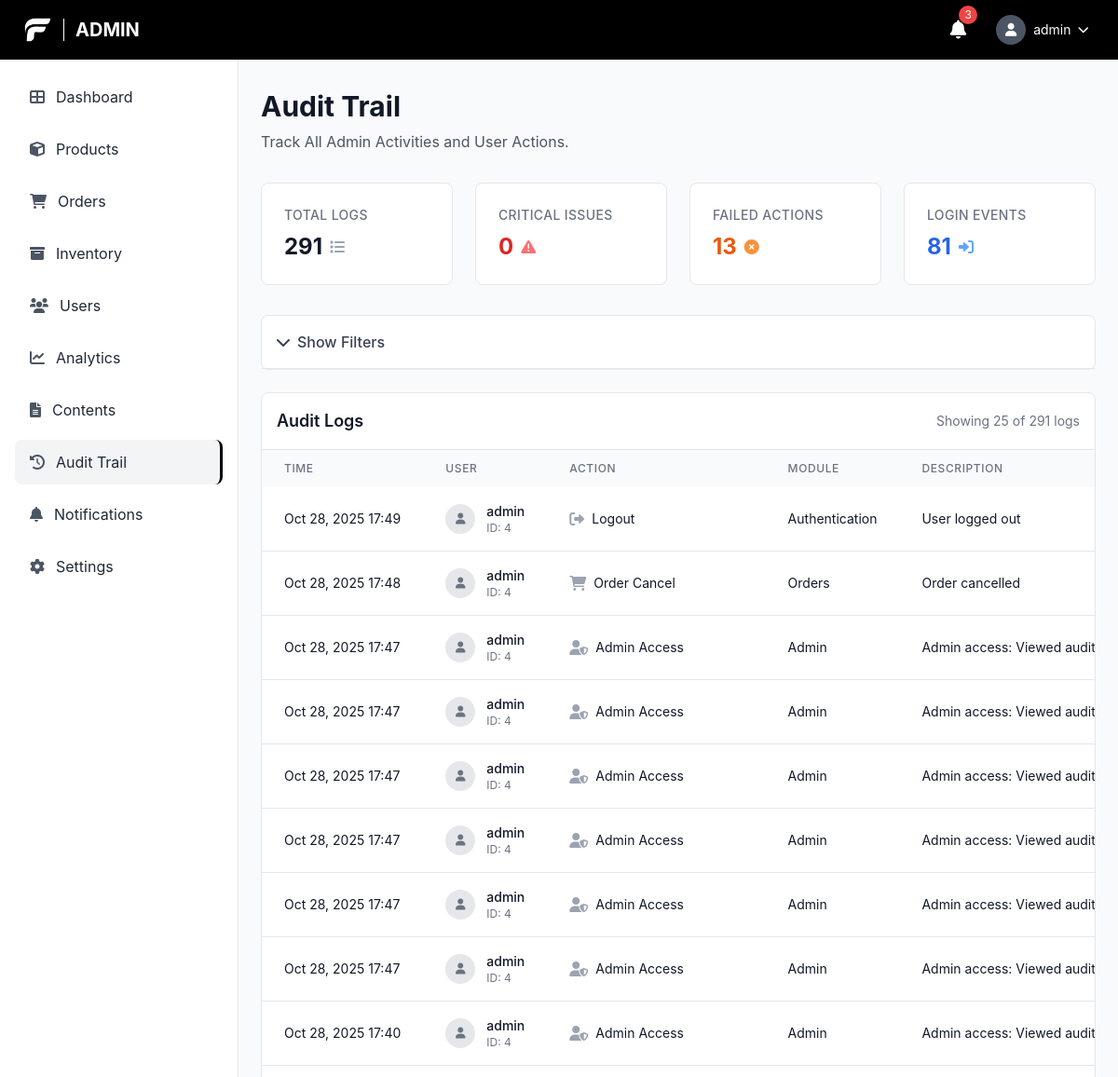
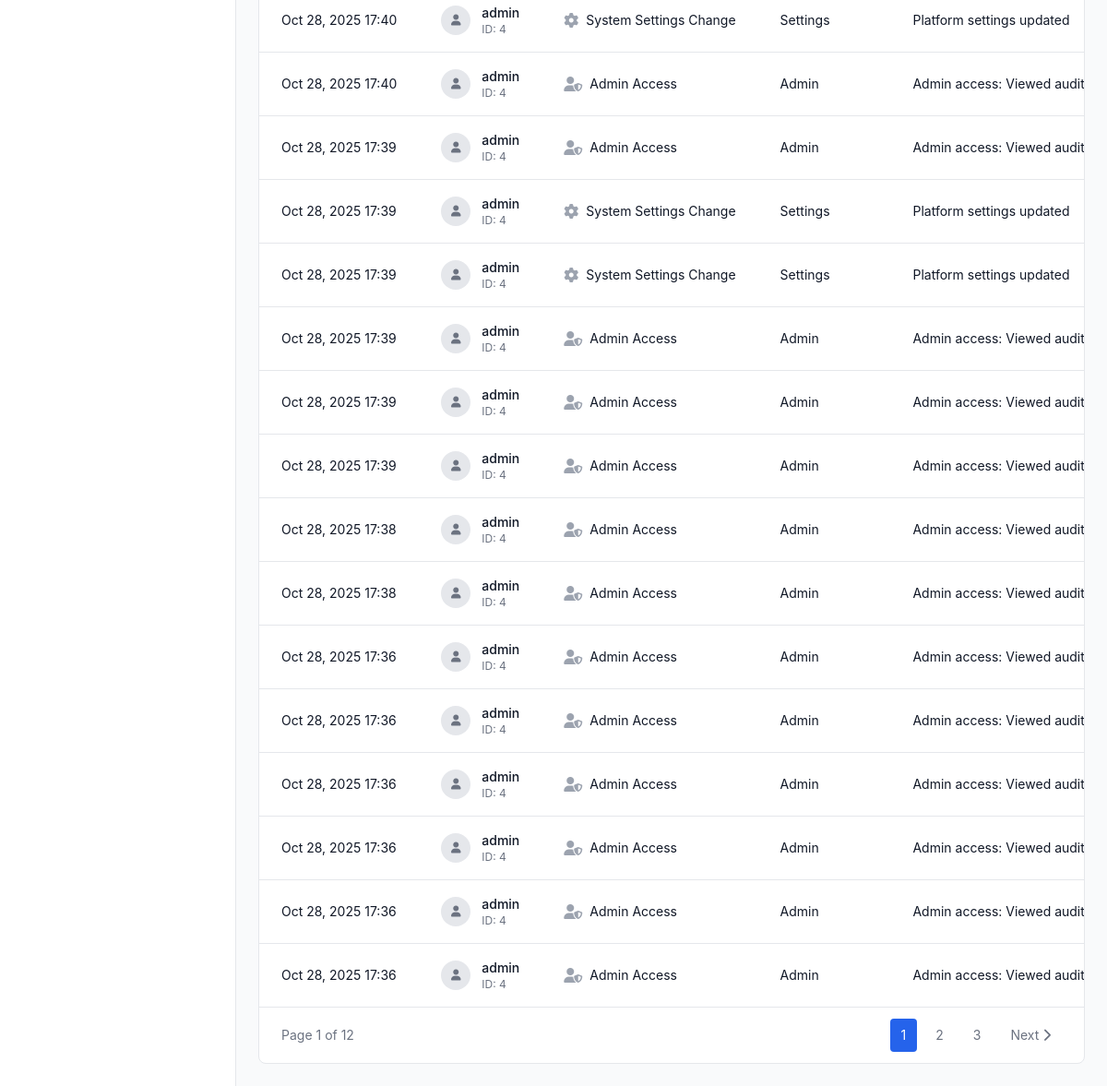
/admin/audit_logs.php (signed in), run on the app's committed database (2 pictures, top to bottom).
### tables this page shows
CREATE TABLE `audit_logs` (
  `audit_id` bigint(20) UNSIGNED NOT NULL,
  `user_id` bigint(20) UNSIGNED DEFAULT NULL COMMENT 'ID of the user who performed the action',
  `username` varchar(100) DEFAULT NULL COMMENT 'Username for quick reference',
  `action_type` enum('login_success','login_failed','logout','password_change','password_reset_request','password_reset_complete','profile_update','user_create','user_update','user_delete','user_status_change','product_create','product_update','product_delete','product_status_change','inventory_adjustment','order_create','order_update','order_status_change','order_cancel','order_refund','payment_process','payment_refund','promo_create','promo_update','promo_delete','promo_status_change','category_create','category_update','category_delete','subcategory_create','subcategory_update','subcategory_delete','shipping_fee_update','system_settings_change','admin_access','data_export','data_import','content_create','content_update','content_delete','content_archive','content_publish','other') NOT NULL COMMENT 'Type of action performed',
  `module` varchar(50) NOT NULL COMMENT 'Module/feature where action occurred (e.g., users, products, orders)',
  `description` text NOT NULL COMMENT 'Detailed description of the action',
  `old_values` longtext DEFAULT NULL COMMENT 'JSON of old values before change',
  `new_values` longtext DEFAULT NULL COMMENT 'JSON of new values after change',
  `ip_address` varchar(45) DEFAULT NULL COMMENT 'IP address of the user',
  `user_agent` text DEFAULT NULL COMMENT 'User agent string',
  `reference_id` bigint(20) UNSIGNED DEFAULT NULL COMMENT 'ID of the record being modified (e.g., product_id, order_id)',
  `reference_type` varchar(50) DEFAULT NULL COMMENT 'Type of reference (e.g., product, order, user)',
  `severity` enum('low','medium','high','critical') NOT NULL DEFAULT 'low' COMMENT 'Severity level of the action',
  `status` enum('success','failed','warning') NOT NULL DEFAULT 'success' COMMENT 'Status of the action',
  `created_at` timestamp NOT NULL DEFAULT current_timestamp()
);

### admin/audit_logs.php (the view, shortened to what the rows shown need)
<?php
require_once '../config/database.php';
require_once '../config/audit_logger.php';
$auditLogger = new AuditLogger();
$auditLogger->logAdminAccess('Viewed audit logs', 'Accessed audit trail page');
$filters = [
    'user_id' => $_GET['user_id'] ?? '',
    'action_type' => $_GET['action_type'] ?? '',
    'module' => $_GET['module'] ?? '',
    'severity' => $_GET['severity'] ?? '',
    'date_from' => $_GET['date_from'] ?? '',
    'date_to' => $_GET['date_to'] ?? '',
    'search' => $_GET['search'] ?? ''
];
$filters = array_filter($filters, function($value) {
    return $value !== '';
});
$page = max(1, (int)($_GET['page'] ?? 1));
$limit = 25;
$offset = ($page - 1) * $limit;
$logs = $auditLogger->getLogs($filters, $limit, $offset);
function getActionTypeIcon($actionType) {
    if (strpos($actionType, 'logout') !== false) return 'fas fa-sign-out-alt';
    if (strpos($actionType, 'order') !== false) return 'fas fa-shopping-cart';
    if (strpos($actionType, 'admin') !== false) return 'fas fa-user-shield';
    if (strpos($actionType, 'system') !== false) return 'fas fa-cog';
    return 'fas fa-circle';
}
?>
<!DOCTYPE html>
<html lang="en">
<head>
    <script src="https://cdn.tailwindcss.com"></script>
    <link href="https://cdnjs.cloudflare.com/ajax/libs/font-awesome/6.0.0/css/all.min.css" rel="stylesheet">
    <link rel="stylesheet" href="../css/style.css">
</head>
<body class="font-body bg-gray-50">
    <header class="bg-black text-white fixed top-0 left-0 right-0 z-50 h-16 flex items-center justify-between px-6">
        <div class="flex items-center space-x-3">
            <h1 class="text-xl font-bold uppercase">Admin</h1>
        </div>
    </header>
    <main class="ml-64 pt-16 pb-6 px-6 pt-24">
        <div class="mb-8">
            <h1 class="text-3xl font-bold text-gray-900 mb-2">Audit Trail</h1>
        </div>
        <div class="bg-white rounded-lg border border-gray-200 overflow-hidden">
            <?php if (empty($logs)): ?>
                <div class="text-center py-12">
                    <i class="fas fa-history text-4xl text-gray-300 mb-4"></i>
                    <p class="text-gray-500 text-lg">No audit logs found</p>
                    <p class="text-gray-400 text-sm">Try adjusting your filters or check back later</p>
                </div>
            <?php else: ?>
                <div class="overflow-x-auto">
                    <table class="w-full">
                        <thead class="bg-gray-50">
                            <tr>
                                <th class="px-6 py-3 text-left text-xs font-medium text-gray-500 uppercase tracking-wider">Time</th>
                                <th class="px-6 py-3 text-left text-xs font-medium text-gray-500 uppercase tracking-wider">User</th>
                                <th class="px-6 py-3 text-left text-xs font-medium text-gray-500 uppercase tracking-wider">Action</th>
                                <th class="px-6 py-3 text-left text-xs font-medium text-gray-500 uppercase tracking-wider">Module</th>
                                <th class="px-6 py-3 text-left text-xs font-medium text-gray-500 uppercase tracking-wider">Description</th>
                            </tr>
                        </thead>
                        <tbody class="bg-white divide-y divide-gray-200">
                            <?php foreach ($logs as $log): ?>
                                <tr class="log-row">
                                    <td class="px-6 py-4 whitespace-nowrap text-sm text-gray-900">
                                        <?php echo date('M j, Y H:i', strtotime($log['created_at'])); ?>
                                    </td>
                                    <td class="px-6 py-4 whitespace-nowrap">
                                        <div class="flex items-center">
                                            <div class="w-8 h-8 bg-gray-200 rounded-full flex items-center justify-center mr-3">
                                                <i class="fas fa-user text-gray-500 text-xs"></i>
                                            </div>
                                            <div>
                                                <div class="text-sm font-medium text-gray-900">
                                                    <?php echo htmlspecialchars($log['username'] ?: 'System'); ?>
                                                </div>
                                                <div class="text-xs text-gray-500">
                                                    ID: <?php echo $log['user_id'] ?: 'N/A'; ?>
                                                </div>
                                            </div>
                                        </div>
                                    </td>
                                    <td class="px-6 py-4 whitespace-nowrap">
                                        <div class="flex items-center">
                                            <i class="<?php echo getActionTypeIcon($log['action_type']); ?> text-gray-400 mr-2"></i>
                                            <span class="text-sm text-gray-900">
                                                <?php echo ucwords(str_replace('_', ' ', $log['action_type'])); ?>
                                            </span>
                                        </div>
                                    </td>
                                    <td class="px-6 py-4 whitespace-nowrap text-sm text-gray-900">
                                        <?php echo ucwords(str_replace('_', ' ', $log['module'])); ?>
                                    </td>
                                    <td class="px-6 py-4 text-sm text-gray-900 max-w-xs truncate">
                                        <?php echo htmlspecialchars($log['description']); ?>
                                    </td>
                                </tr>
                            <?php endforeach; ?>
                        </tbody>
                    </table>
                </div>
            <?php endif; ?>
        </div>
    </main>
</body>
</html>

### data on the page
audit_logs: created_at "Oct 28, 2025 17:49", username "admin", user "4", action_type "Logout", module "Authentication", description "User logged out"
audit_logs: created_at "Oct 28, 2025 17:48", username "admin", user "4", action_type "Order Cancel", module "Orders", description "Order cancelled"
audit_logs: created_at "Oct 28, 2025 17:47", username "admin", user "4", action_type "Admin Access", module "Admin", description "Admin access: Viewed audit logs - Acc…"
audit_logs: created_at "Oct 28, 2025 17:47", username "admin", user "4", action_type "Admin Access", module "Admin", description "Admin access: Viewed audit logs - Acc…"
audit_logs: created_at "Oct 28, 2025 17:47", username "admin", user "4", action_type "Admin Access", module "Admin", description "Admin access: Viewed audit logs - Acc…"
audit_logs: created_at "Oct 28, 2025 17:47", username "admin", user "4", action_type "Admin Access", module "Admin", description "Admin access: Viewed audit logs - Acc…"
audit_logs: created_at "Oct 28, 2025 17:47", username "admin", user "4", action_type "Admin Access", module "Admin", description "Admin access: Viewed audit logs - Acc…"
audit_logs: created_at "Oct 28, 2025 17:47", username "admin", user "4", action_type "Admin Access", module "Admin", description "Admin access: Viewed audit logs - Acc…"
audit_logs: created_at "Oct 28, 2025 17:40", username "admin", user "4", action_type "Admin Access", module "Admin", description "Admin access: Viewed audit logs - Acc…"
audit_logs: created_at "Oct 28, 2025 17:40", username "admin", user "4", action_type "System Settings Change", module "Settings", description "Platform settings updated"
audit_logs: created_at "Oct 28, 2025 17:40", username "admin", user "4", action_type "Admin Access", module "Admin", description "Admin access: Viewed audit logs - Acc…"
audit_logs: created_at "Oct 28, 2025 17:39", username "admin", user "4", action_type "Admin Access", module "Admin", description "Admin access: Viewed audit logs - Acc…"
audit_logs: created_at "Oct 28, 2025 17:39", username "admin", user "4", action_type "System Settings Change", module "Settings", description "Platform settings updated"
audit_logs: created_at "Oct 28, 2025 17:39", username "admin", user "4", action_type "System Settings Change", module "Settings", description "Platform settings updated"
audit_logs: created_at "Oct 28, 2025 17:39", username "admin", user "4", action_type "Admin Access", module "Admin", description "Admin access: Viewed audit logs - Acc…"
audit_logs: created_at "Oct 28, 2025 17:39", username "admin", user "4", action_type "Admin Access", module "Admin", description "Admin access: Viewed audit logs - Acc…"
audit_logs: created_at "Oct 28, 2025 17:39", username "admin", user "4", action_type "Admin Access", module "Admin", description "Admin access: Viewed audit logs - Acc…"
audit_logs: created_at "Oct 28, 2025 17:38", username "admin", user "4", action_type "Admin Access", module "Admin", description "Admin access: Viewed audit logs - Acc…"
audit_logs: created_at "Oct 28, 2025 17:38", username "admin", user "4", action_type "Admin Access", module "Admin", description "Admin access: Viewed audit logs - Acc…"
audit_logs: created_at "Oct 28, 2025 17:36", username "admin", user "4", action_type "Admin Access", module "Admin", description "Admin access: Viewed audit logs - Acc…"
audit_logs: created_at "Oct 28, 2025 17:36", username "admin", user "4", action_type "Admin Access", module "Admin", description "Admin access: Viewed audit logs - Acc…"
audit_logs: created_at "Oct 28, 2025 17:36", username "admin", user "4", action_type "Admin Access", module "Admin", description "Admin access: Viewed audit logs - Acc…"
audit_logs: created_at "Oct 28, 2025 17:36", username "admin", user "4", action_type "Admin Access", module "Admin", description "Admin access: Viewed audit logs - Acc…"
audit_logs: created_at "Oct 28, 2025 17:36", username "admin", user "4", action_type "Admin Access", module "Admin", description "Admin access: Viewed audit logs - Acc…"
audit_logs: created_at "Oct 28, 2025 17:36", username "admin", user "4", action_type "Admin Access", module "Admin", description "Admin access: Viewed audit logs - Acc…"

### other printed values
$_SESSION['username'] "admin"
$item['text'] "Dashboard"
$item['text'] "Products"
$item['text'] "Orders"
$item['text'] "Inventory"
$item['text'] "Users"
$item['text'] "Analytics"
$item['text'] "Contents"
$item['text'] "Audit Trail"
$item['text'] "Notifications"
$item['text'] "Settings"
$stats['total_logs'] "291"
$stats['critical_logs'] "0"
$stats['failed_logs'] "13"
$stats['login_logs'] "81"
